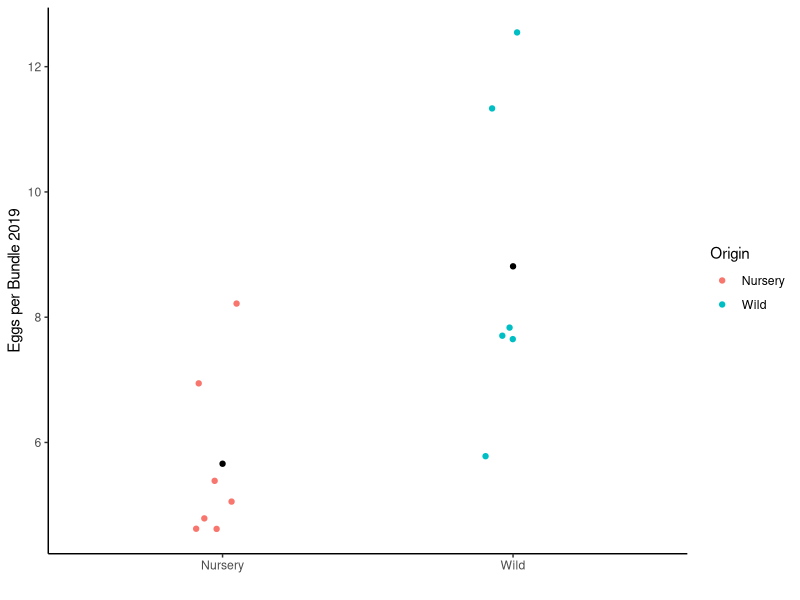
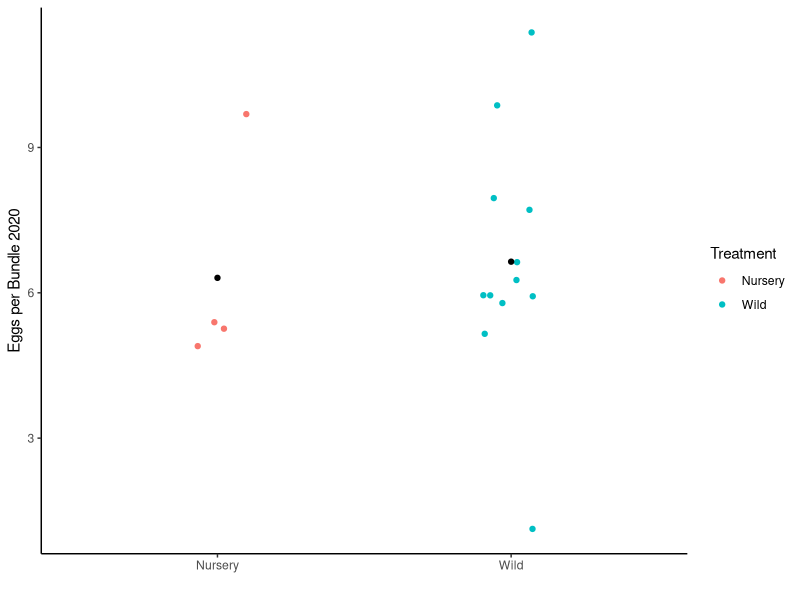

Here is the R script that generated these plots, in order:
## ---- chunk 1
#load libraries
library(tidyverse)
#library(Hmisc)
library(lubridate)
library(tidyr)
#library(ggpubr)

# load data 
##set working directory to where ever you saved it and then tab into RAnalysis within Apul_Spawning_Nurs.vs.Wild

setwd("~/BIO-539_Big_Data/Final Project/Apul_Spawning_Project/Apul_Spawning_Nurs.vs.Wild/RAnalysis") 
eggs.per.bundle_2019 <- read.csv('Data/Oct_2019/Eggs.per.bundle.counts.csv', header=T, sep=",")


## ---- chunk 2

eggs.per.bundle <- eggs.per.bundle_2019 %>%
  group_by(Sample_ID, Origin ) %>%
  summarise(Mean.eggs = mean(Num.Eggs))

eggs.per.bundle %>%
  ggplot(aes(x = Origin, y = Mean.eggs, color = Origin)) +
  labs(x = "", y = "Eggs per Bundle 2019") +
  geom_jitter(width = 0.1) +                                            # Plot all points
  stat_summary(fun.data = "mean_cl_normal", fun.args = list(mult = 1),    # Plot standard error
               geom = "errorbar", color = "black", width = 0.1) +
  stat_summary(fun = mean, geom = "point", color = "black") +          # Plot mean
  theme_classic() #+
  #stat_compare_means(method = "t.test") #adding t.test comparisons/significance to ggplots


## ---- chunk 3
t.test(Mean.eggs~Origin, data = eggs.per.bundle) #Statistically significant if p-value <0.05
## ---- chunk 4
setwd("~/BIO-539_Big_Data/Final Project/Apul_Spawning_Project/Apul_Spawning_Nurs.vs.Wild/RAnalysis")
eggs.per.bundle2 <-read.csv('Data/Oct_2020/Eggs.per.bundle_2020.csv', header=T, sep=",")
eggs.per.bundle2.0 <- filter(eggs.per.bundle2, !is.na(Num.Eggs)) #getting rid of all NA values for num eggs column

eggs.per.bundle_2020 <- eggs.per.bundle2.0 %>%
  filter(Species=="A.pulchra") %>% #Filtering out A. cyatherea
  filter(Origin=="Mahana" | Origin=="Nursery") %>% #filtering out A.pulchra from Manava, Linareva 
  filter(Treatment=="Nursery" | Treatment=="Wild") %>% #filtering out A.pulchra that was outplanted
  group_by(Sample_ID, Species, Origin, Treatment) %>% #Grouping all the wanted variables
  summarise(Mean.eggs = mean(Num.Eggs)) #Summarizing all the wells for each sample-ID and providing new Mean.eggs per sample

eggs.per.bundle_2020 %>%
  ggplot(aes(x = Treatment, y = Mean.eggs, color = Treatment)) +
  labs(x ="", y = "Eggs per Bundle 2020") +
  geom_jitter(width = 0.1) +                                            # Plot all points
  stat_summary(fun.data = "mean_cl_normal", fun.args = list(mult = 1),    # Plot standard error
               geom = "errorbar", color = "black", width = 0.1) +
  stat_summary(fun = mean, geom = "point", color = "black") +          # Plot mean
  theme_classic() #+ 
  #stat_compare_means(method = "t.test") #adding t.test comparisons/significance to ggplots

## ---- chunk 5
t.test(Mean.eggs~Origin, data = eggs.per.bundle_2020) #Statistically significant if p-value <0.05
